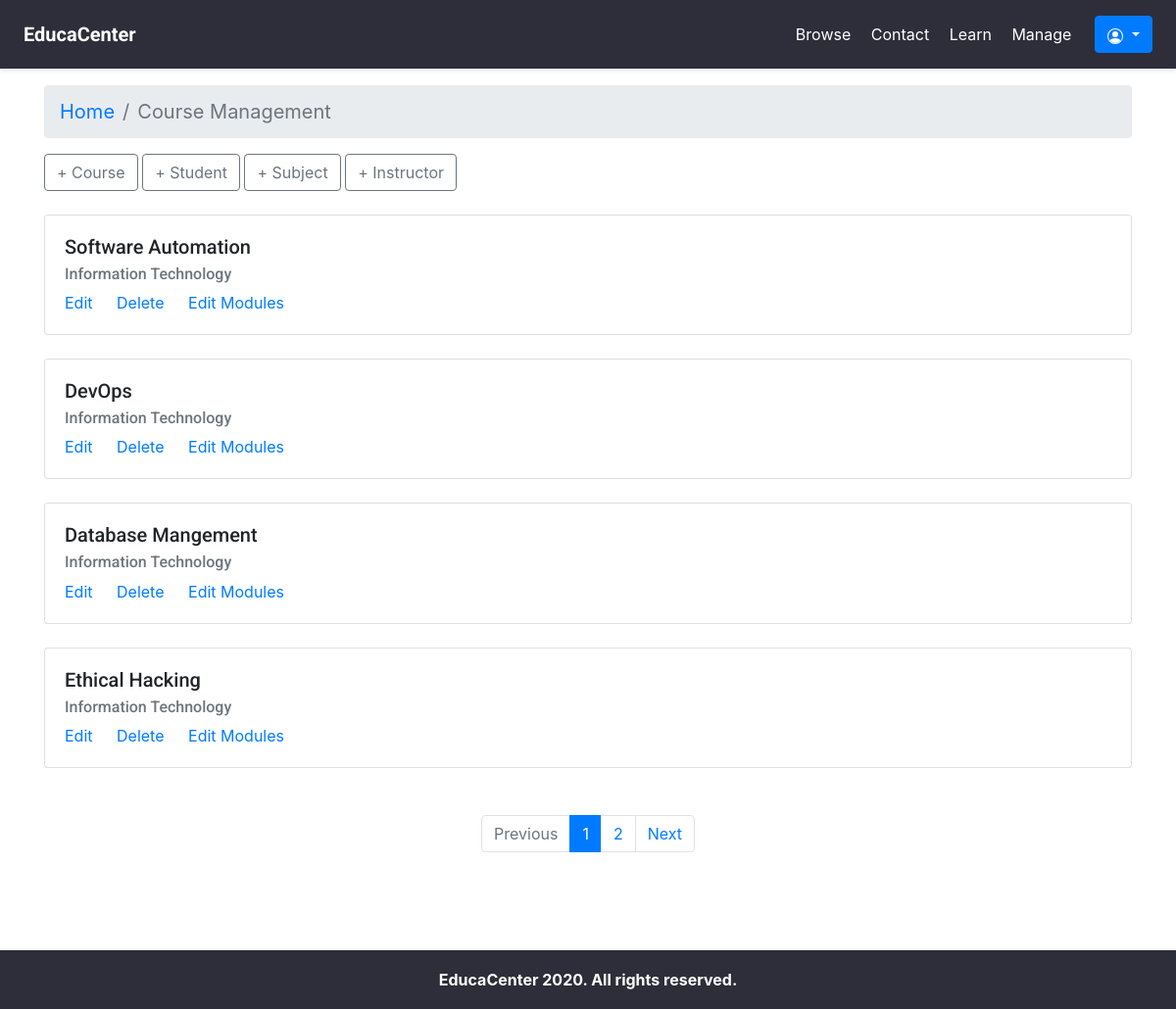
The page /courses/mine/ (signed in) on the database as committed earlier.
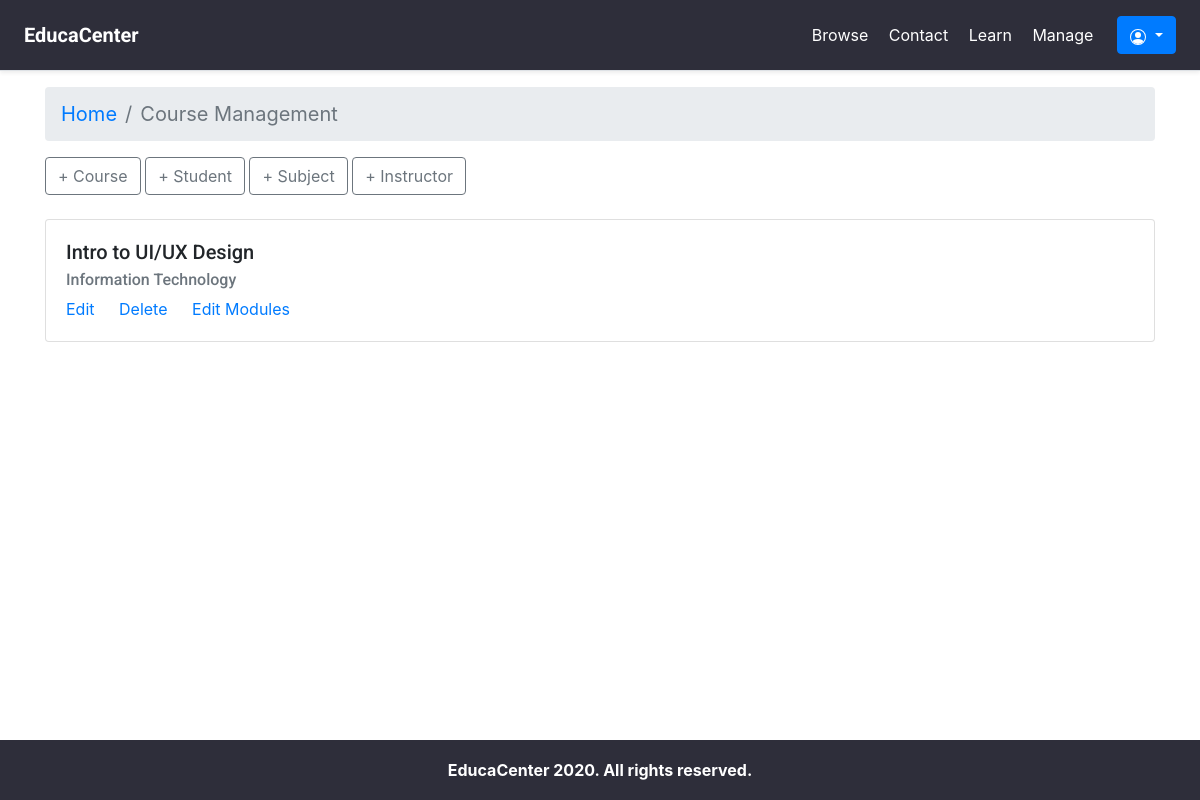
The same page on the database as committed later.
### courses/models.py (models this page shows, shortened)
class Course(models.Model):
    owner = models.ForeignKey(User,related_name='courses_created',
                            on_delete=models.CASCADE)
    subject = models.ForeignKey(Subject,
                            related_name='courses',
                            on_delete=models.CASCADE)
    title = models.CharField(max_length=200)
    slug = models.SlugField(max_length=200, unique=True)
    instructor = models.ForeignKey(Instructor,
                            related_name='instructor',
                            on_delete=models.CASCADE,
                            blank=True)
    overview = models.TextField()
    image = models.FileField(upload_to="course_poster")
    created = models.DateTimeField(auto_now_add=True)
    students = models.ManyToManyField(User,
                                    related_name='courses_joined',
                                    blank=True)
    class Meta:
        ordering = ['-created']

class Subject(models.Model):
    title = models.CharField(max_length=200)
    slug = models.SlugField(max_length=200, unique=True)
    class Meta:
        ordering = ['title']
    def __str__(self):
        return self.title

### courses/views.py (the view)
        class WrappedClass(UserPassesTestMixin, wrapped):
            def test_func(self):
                return self.request.user.is_superuser

### courses/views.py (called while the page is built)
def superuser_required():
    def wrapper(wrapped):
        class WrappedClass(UserPassesTestMixin, wrapped):
            def test_func(self):
                return self.request.user.is_superuser
        return WrappedClass
    return wrapper

    def get_queryset(self):
        qs = super(OwnerMixin, self).get_queryset()
        return qs.filter(owner=self.request.user)

### courses/templates/courses/manage/course/list.html (shortened to what this page needs)
{% extends "base.html" %}
{% block content %}
<nav aria-label="breadcrumb">
  <ol class="breadcrumb"  style="font-size: 20px;">
    <li class="breadcrumb-item"><a href="{% url "course_list" %}">Home</a></li>
    <li class="breadcrumb-item active" aria-current="page">Course Management</li>
  </ol>
</nav>
<a href="{% url 'course_create' %}" class="btn btn-outline-secondary">+ Course</a>
<a href="{% url 'student_registration' %}" class="btn btn-outline-secondary">+ Student</a>
<a href="{% url 'subject_create' %}" class="btn btn-outline-secondary">+ Subject</a>
<a href="{% url 'instructor_create' %}" class="btn btn-outline-secondary">+ Instructor</a>
<br><br>
{% for course in object_list %}
<div class="card">
  <div class="card-body">
    <h5 class="card-title">{{ course.title }}</h5>
    <h6 class="card-subtitle mb-2 text-muted">{{ course.subject }}</h6>
    <a href="{% url "course_edit" course.id %}" class="card-link">Edit</a>
    <a href="{% url "course_delete" course.id %}" class="card-link">Delete</a>
    <a href="{% url "course_module_update" course.id %}" class="card-link">Edit Modules</a>
  </div>
</div>
<br>
{% empty %}
    <p>You haven't created any courses yet.</p>
    {% endfor %}
  <br>
  <div class="container">
  <div class="row justify-content-center">
  <nav aria-label="Page navigation example" style="justify-content: center;">
  {% if is_paginated %}
  <ul class="pagination justify-content-end">
  {% if page_obj.has_previous %}
  <li class="page-item">
      <a class="page-link" href="?page={{ page_obj.previous_page_number }}" tabindex="-1">Previous</a>
    </li>
  {% else %}
    <li class="page-item disabled">
      <a class="page-link" href="#" tabindex="-1">Previous</a>
    </li>
  {% endif %}
  {% for i in paginator.page_range %}
  {% if page_obj.number == i %}
    <li class="page-item active" style="z-index: 0;">
      <a class="page-link" href="#">{{ i }} <span class="sr-only">(current)</span></a>
    </li>
  {% else %}
    <li class="page-item"><a class="page-link" href="?page={{ i }}">{{ i }}</a></li>
  {% endif %}
  {% endfor %}
  {% if page_obj.has_next %}
    <li class="page-item">
      <a class="page-link" href="?page={{ page_obj.next_page_number }}">Next</a>
    </li>
    {% else %}
    <li class="page-item disabled">
      <a class="page-link" href="#">Next</a>
    </li>
    {% endif %}
  </ul>
{% endif %}
</nav>
</div>
</div>
<br>
{% endblock %}

### courses/templates/base.html (shortened to what this page needs)
{% load staticfiles %}
<!DOCTYPE html>
<html>
<head>
    <link href="{% static "css/base.css" %}" rel="stylesheet">
    <link rel="stylesheet" href="https://stackpath.bootstrapcdn.com/bootstrap/4.4.1/css/bootstrap.min.css"
>
</head>
<body>
<div style="background-color: #2E2E3A!important;" class="d-flex flex-column flex-md-row align-items-center p-3 px-md-4 mb-3 bg-white border-bottom shadow-sm">
  <h5 class="my-0 mr-md-auto font-weight-normal"><b style="color: #fff;">EducaCenter</b></h5>
  <nav class="my-2 my-md-0 mr-md-3">
    <a class="p-2 text-lights" href="{% url 'course_list' %}">Browse</a>
    <a class="p-2 text-lights" href="#">Contact</a>
    <a class="p-2 text-lights" href="{% url "student_course_list" %}">Learn</a>
    {% if request.user.is_superuser %}
    <a style="color: #fff; "class="p-2 text-lights" href="{% url "manage_course_list" %}">Manage</a>
    {% endif %}
  </nav>
  {% if request.user.is_authenticated %}
    <div class="btn-group" role="group">
    <button id="btnGroupDrop1" type="button" class="btn btn-primary dropdown-toggle" data-toggle="dropdown" aria-haspopup="true" aria-expanded="false">
    </button>
  </div>
  {% else %}
  <a class="btn btn-outline-primary" href="{% url "login" %}">Sign in</a>
  {% endif %}
</div>
    <div class="container">
    <div id="content">
        {% block content %}
        {% endblock %}
    </div>
    </div>
    <footer class="footer" style="
  position: fixed;
  bottom: 0;
  width: 100%;
  height: 60px; /* Set the fixed height of the footer here */
  line-height: 60px; /* Vertically center the text there */
  background-color: #2E2E3A!important;
  color: #fff;
">
      <div class="container" style="width: auto;
  max-width: 680px;
  padding: 0 15px;
  text-align: center;">
        <span style="text-align: center; color:#fff;"><b>EducaCenter 2020. All rights reserved. </b></span>
      </div>
    </footer>
</body>
</html>

### courses/static/css/base.css (style rules this page uses)
body { margin:0; font-family:'Roboto', sans-serif; font-weight:400; color:#333; padding-bottom: 120px; }
a { color:#3fad37; text-decoration:none; }
h1, h2, h3, h4, h5, h6 { font-family:'Roboto', sans-serif; font-weight:300; }
.text-lights { color: #ffffff!important; }

Rows that differ between the two databases and show on the page:
removed Course: title "Software Automation", subject "Information Technology"
removed Course: title "DevOps", subject "Information Technology"
removed Course: title "Database Mangement", subject "Information Technology"
removed Course: title "Ethical Hacking", subject "Information Technology"
now on this page (row edited): Course: title "Intro to UI/UX Design", subject "Information Technology"
Other text that changed with them:
text no longer shown: "Previous Next"
list line gone: "1"
list line gone: "2"
